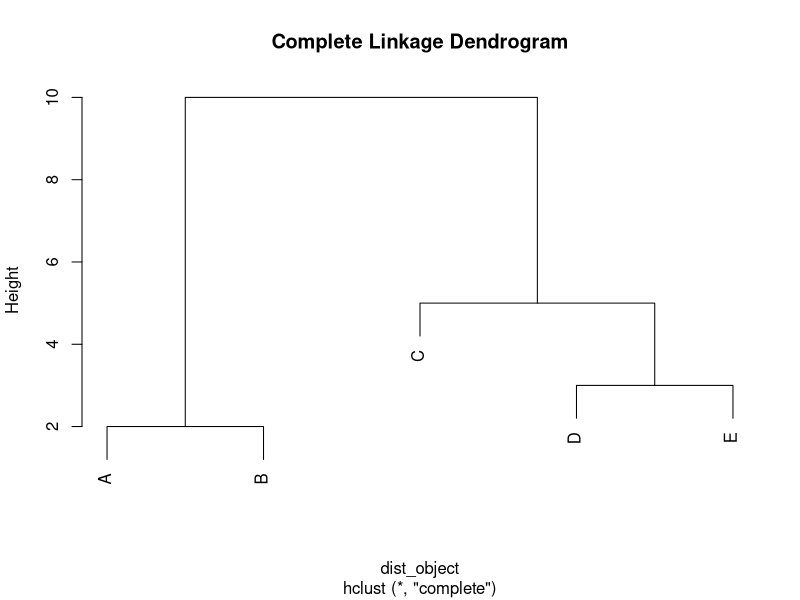

Source code (R):
# Complete Linkage Clustering

# Define the distance matrix
dist_matrix <- matrix(
  c(0, 2, 6, 10, 9, 2, 0, 5, 9, 8, 6, 5, 0, 4, 5, 10, 9, 4, 0, 3, 9, 8, 5, 3, 0),
  nrow = 5,
  byrow = TRUE
)

# Since hclust needs the distance as a "dist" object, we need to convert our matrix.
# We use only the upper triangle of the matrix without the diagonal
dist_object <- as.dist(dist_matrix)
hc <- hclust(dist_object, method = "complete") # Perform complete linkage clustering
plot(hc, labels = c("A", "B", "C", "D", "E"), main = "Complete Linkage Dendrogram") # Plot the dendrogram
